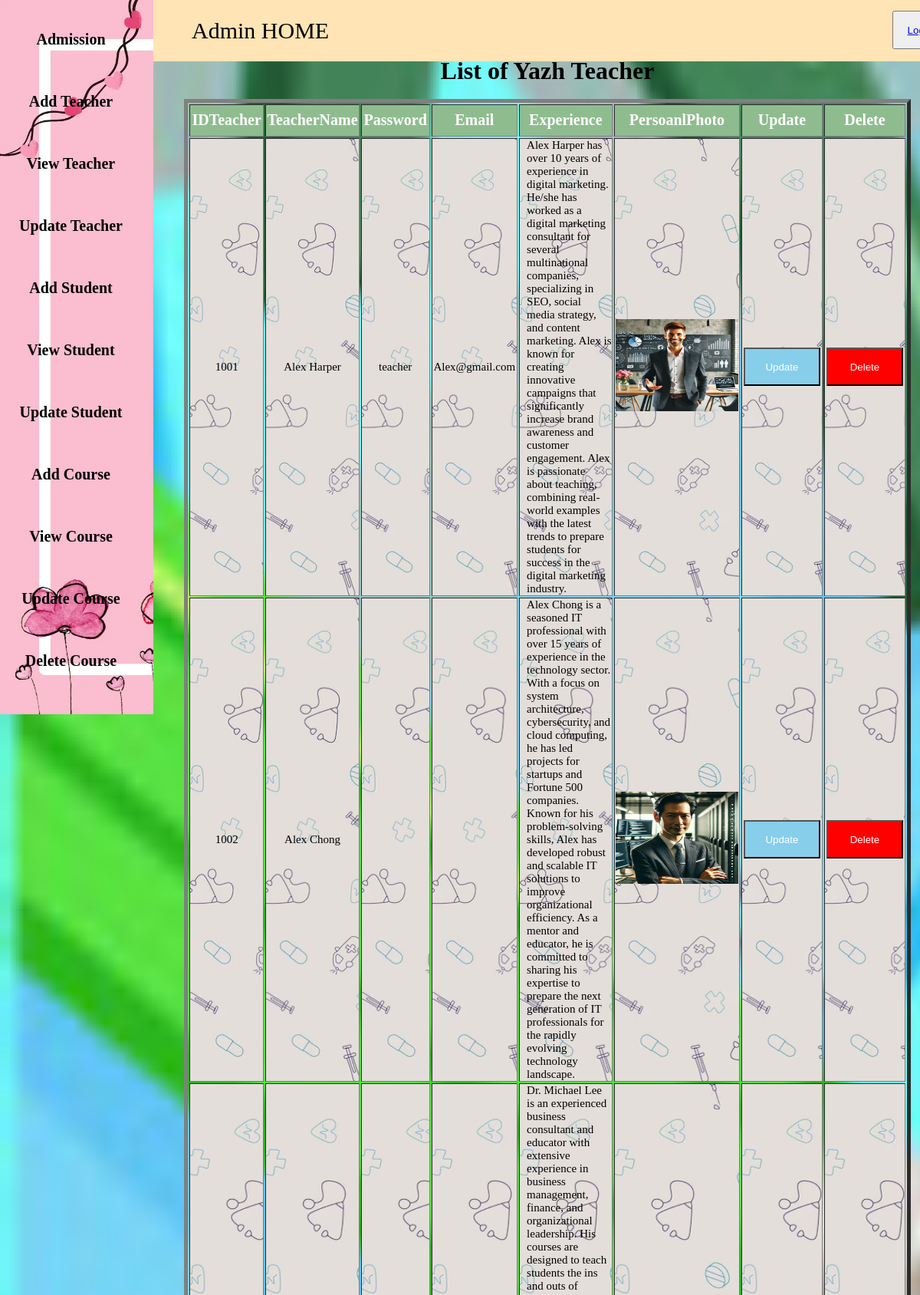
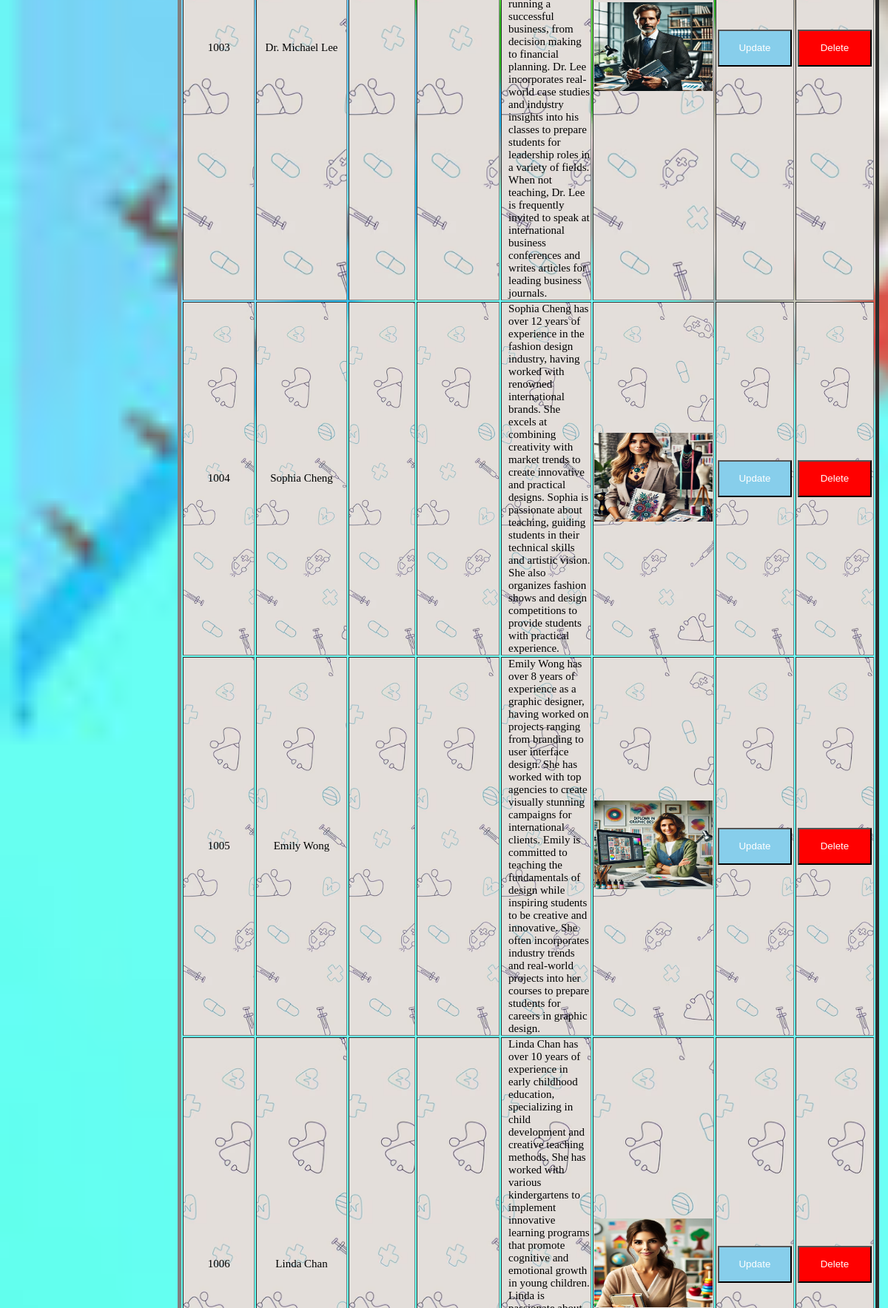
Screenshot of /TeacherUpdate.php (signed in, upper part) with the database file from the repository (2 pictures, top to bottom).
### tables this page shows
CREATE TABLE `teacher` (
  `IDTeacher` varchar(50) NOT NULL,
  `TeacherName` varchar(100) NOT NULL,
  `Email` varchar(500) NOT NULL,
  `Password` varchar(255) NOT NULL,
  `Description` text NOT NULL,
  `PersonalPhoto` varchar(500) NOT NULL
);

### TeacherUpdate.php (the view, shortened to what this page needs)
<?php
	include ('BarAdminHome.php');
	$host="localhost";
	$user="root";
	$pass="";
	$db="yzstudentmanagementsystem";
	$data = mysqli_connect($host, $user, $pass, $db);
	$sql = "SELECT * FROM teacher";
	$result = mysqli_query($data, $sql);
?>
<html>
<head>
	<link rel="stylesheet"  href="TeacherUpdate.css">
</head>
<body>
	<form class="ViewTeacher" action="" method="POST">
		<br>
		<br>
		<h1 class="TitleView" ><center>List of Yazh Teacher<center></h1>
				<br>
				<table border="5"><center>
					<tr>
						<th class="label_design">IDTeacher</th>
						<th class="label_design">TeacherName</th>
						<th class="label_design">Password</th>
						<th class="label_design" >Email</th>
						<th style="width: 340px; color: white; background-color: darkseagreen; font-size: 20px; ">Experience</th>
						<th style="width: 180px; color: white; background-color: darkseagreen; font-size: 20px; " >PersoanlPhoto</th>
						<th class="label_design" >Update</th>
						<th class="label_design" >Delete</th>
					</tr>
				<?php
				while ($TCInfo=$result->fetch_assoc()) {
				?>
				<tr>
					<td class="td_design">
						<?php echo "{$TCInfo['IDTeacher']}"; ?> </td>
					<td class="td_design">
						<?php echo "{$TCInfo['TeacherName']}"; ?> </td>
					<td class="td_design" style="width: 60px";>
						<?php echo "{$TCInfo['Password']}"; ?> </td>
					<td style="width:80px; 	text-align: center; background: url('BGTUF.jpg'); background-size: cover; font-size: 15px;">
						<?php echo "{$TCInfo['Email']}"; ?> </td>
					<td  style="text-align: left; padding-left: 1%; " class="td_design">
						<?php echo "{$TCInfo['Description']}"; ?> </td>
					<td class="td_design">
					<img height="120px" width="160px" src= "<?php echo "{$TCInfo['PersonalPhoto']}"; ?>" ></td>
					<td class="td_design">
						<a href="TeacherUpdate2.php?IDTeacher=<?php echo $TCInfo['IDTeacher']; ?>"><button type="button" class="Updatebtn" >Update</button></a>
					</td>
					<td class="td_design">
						<a href="TeacherDelete.php?IDTeacher=<?php echo $TCInfo['IDTeacher']; ?>"><button type="button" class="Deletebtn" >Delete</button></a>
					</td>
				</tr>
				<?php
				}
				?>
				</table>
</form>
</body>
</html>

### HomeAdmin.css (style rules this page uses)
* { margin: 0px; padding: 0px; }
.AdminHomeBackground { background-repeat: no-repeat; background-size: cover; background-attachment: fixed; }

### TeacherUpdate.css (style rules this page uses)
.TitleView { margin-top: 4%; }
.label_design { color:white; background-color: darkseagreen; width: 140px; text-align: center; font-size: 20px; height: 40px; }
.td_design { width: 140px; height: 70px; text-align: center; background: url('BGTUF.jpg'); background-size: cover; font-size: 15px; }
.ViewTeacher { padding-left: 240px; height: 40px; margin-right: 1%; }
.Updatebtn { width: 100px; background-color: skyblue; height: 50px; color: white; }
.Deletebtn { width: 100px; background-color: red; height: 50px; color: white; }

### rows the page displays
teacher: IDTeacher "1001", TeacherName "Alex Harper", Password "teacher", Email "Alex@gmail.com", Description "Alex Harper has over 10 years of experience in digital marketing. He/she has worked as a digital marketing consultant for several multinational companies, specializing in SEO, social media strategy, and content marketing. Alex is known for creating innovative campaigns that significantly increase brand awareness and customer engagement. Alex is passionate about teaching, combining real-world examples with the latest trends to prepare students for success in the digital marketing industry.", PersonalPhoto (picture)
teacher: IDTeacher "1002", TeacherName "Alex Chong", Description "Alex Chong is a seasoned IT professional with over 15 years of experience in the technology sector. With a focus on system architecture, cybersecurity, and cloud computing, he has led projects for startups and Fortune 500 companies. Known for his problem-solving skills, Alex has developed robust and scalable IT solutions to improve organizational efficiency. As a mentor and educator, he is committed to sharing his expertise to prepare the next generation of IT professionals for the rapidly evolving technology landscape.", PersonalPhoto (picture)
teacher: IDTeacher "1003", TeacherName "Dr. Michael Lee", Description "Dr. Michael Lee is an experienced business consultant and educator with extensive experience in business management, finance, and organizational leadership. His courses are designed to teach students the ins and outs of running a successful business, from decision making to financial planning. Dr. Lee incorporates real-world case studies and industry insights into his classes to prepare students for leadership roles in a variety of fields. When not teaching, Dr. Lee is frequently invited to speak at international business conferences and writes articles for leading business journals.", PersonalPhoto (picture)
teacher: IDTeacher "1004", TeacherName "Sophia Cheng", Description "Sophia Cheng has over 12 years of experience in the fashion design industry, having worked with renowned international brands. She excels at combining creativity with market trends to create innovative and practical designs. Sophia is passionate about teaching, guiding students in their technical skills and artistic vision. She also organizes fashion shows and design competitions to provide students with practical experience.", PersonalPhoto (picture)
teacher: IDTeacher "1005", TeacherName "Emily Wong", Description "Emily Wong has over 8 years of experience as a graphic designer, having worked on projects ranging from branding to user interface design. She has worked with top agencies to create visually stunning campaigns for international clients. Emily is committed to teaching the fundamentals of design while inspiring students to be creative and innovative. She often incorporates industry trends and real-world projects into her courses to prepare students for careers in graphic design.", PersonalPhoto (picture)
teacher: IDTeacher "1006", TeacherName "Linda Chan", PersonalPhoto (picture)
